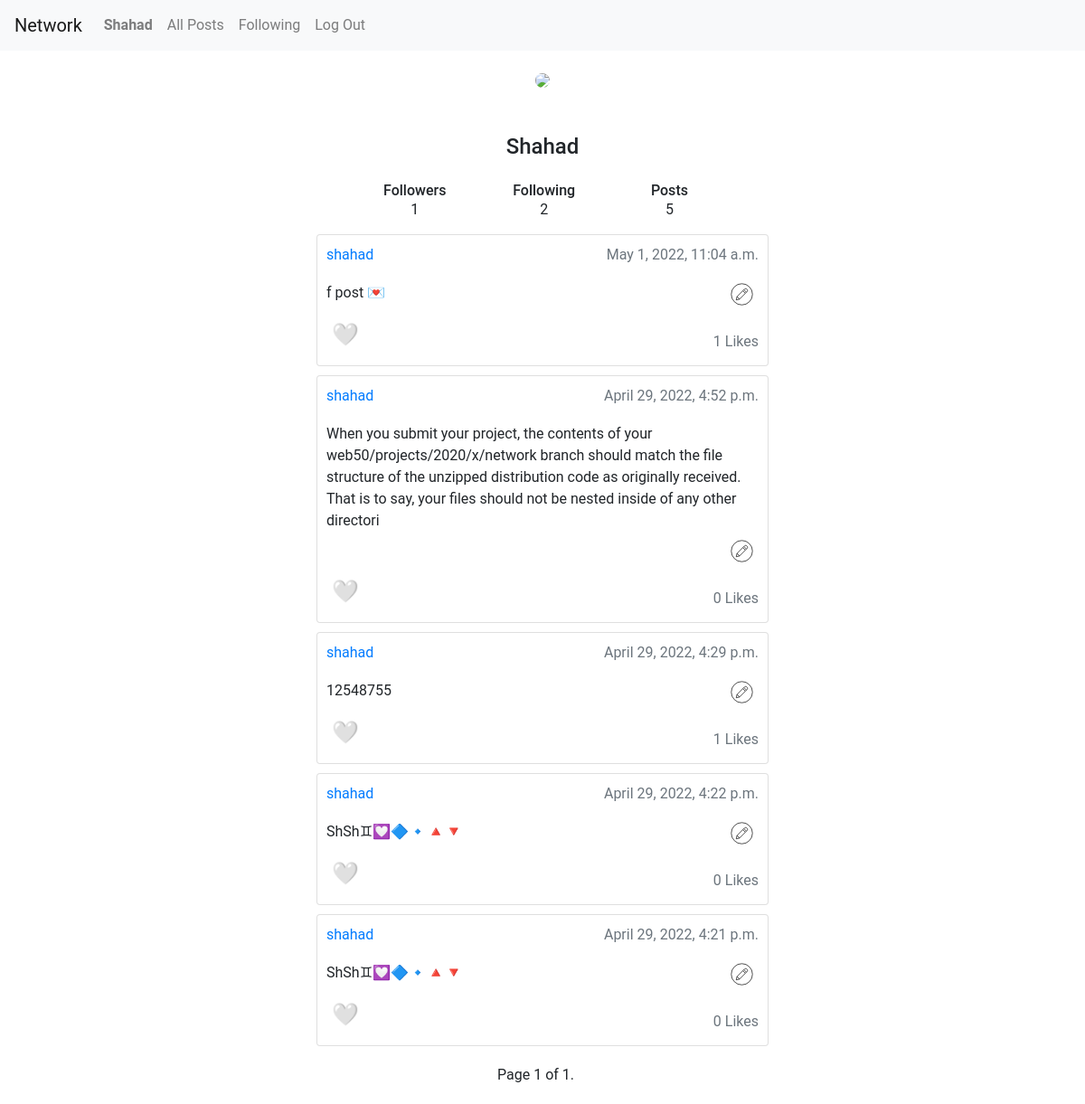
The page /profile/shahad (signed in) on the database its author committed.
### network/models.py (models this page shows, shortened)
class User(AbstractUser):
    pass

class Post(models.Model):
    user = models.ForeignKey(User, on_delete=models.CASCADE, related_name="post")
    post = models.CharField(max_length=255)
    time_stamp = models.DateTimeField(auto_now_add=True)
    like_count = models.IntegerField(default=0)

### network/views.py (the view, shortened to what this page needs)
# urls.py: path("profile/<str:u_name>", views.profile, name="profile"),
@login_required(login_url=login_view)
def profile(request, u_name):
    profile_u = User.objects.get(username=u_name)
    user = request.user
    status = ''
    follower_model = Follower.objects.filter(follower=user, following=profile_u)
    if follower_model.exists():
        status = 'unfollow'
    else:
        status = 'follow'
    posts = Post.objects.filter(user=profile_u).order_by('-time_stamp')
    followers = Follower.objects.filter(following=profile_u).count()
    followings = Follower.objects.filter(follower=profile_u).count()
    paginator = Paginator(posts, 10)
    page_number = request.GET.get('page')
    page_obj = paginator.get_page(page_number)
    return render(request, "network/profile.html", context={
        'posts': posts,
        'user': user,
        'profile_u': profile_u,
        'followers': followers,
        'followings': followings,
        'posts_count': posts.count(),
        'page_obj': page_obj,
        'status': status
    })

### network/templates/network/profile.html (shortened to what this page needs)
{% extends "network/layout.html" %}
{% load static %}
{% block body %}
    <div class="container col-4 " style="margin-top: 20px">
        <div class="user text-center">
            <div class="profile" style="margin-top: 10px"><img src="https://i.imgur.com/JgYD2nQ.jpg"
                                                               class="rounded-circle" width="150"></div>
        </div>
        <div class="mt-5 text-center">
            <h4 class="mb-0">{{ profile_u.username.capitalize }}</h4>
            <div class="d-flex justify-content-between align-items-center mt-4 px-4" style="margin-bottom: 15px">
                <div class="stats" style="margin-left: -15px">
                    <h6 class="mb-0">Followers</h6> <span>{{ followers }}</span>
                </div>
                <div class="stats" style="margin-left: -10px">
                    <h6 class="mb-0">Following</h6> <span>{{ followings }}</span>
                </div>
                <div class="stats">
                    <h6 class="mb-0">Posts</h6> <span>{{ posts_count }}</span>
                </div>
            </div>
        </div>
    </div>
    {% for post in page_obj.object_list %}
        <div class="container col-5 card" style="padding: 10px; margin-top: 10px">
            <div class="mb-1 text-primary float-left">
                {{ post.user.username }}
                <div class="mb-1 text-muted float-right">{{ post.time_stamp }}</div>
            </div>
            <div class="mb-1 float-left" style="margin-top: 10px">
                <div class="mb-2 card-text float-left" id="content_{{ post.id }}">{{ post.post }}</div>
                {% if post.user == user %}
                    <button onclick="show_edit({{ post.id }})" class="mb-1 float-right" type="button"
                            style="font-size: 24px; width:fit-content; border: none; background-color: transparent">
                    </button>
                {% endif %}
            </div>
            <div>
                {% if user in likes.user %}
                    <input type="button" data-user="{{ post.user.id }}" onclick="like({{ post.id }})" class="mb-1 float-left" id="like_{{ post.id }}"
                       value="❤"
                       style="font-size: 24px; width:fit-content; border: none; background-color: transparent"/>
                {% else %}
                    <input type="button" data-user="{{ post.user.id }}" onclick="like({{ post.id }})" class="mb-1 float-left" id="like_{{ post.id }}"
                       value="🤍"
                       style="font-size: 24px; width:fit-content; border: none; background-color: transparent"/>
                {% endif %}
                <div class="mb-1 text-muted float-right" id="like_count_{{ post.id }}" style="margin-top: 15px">
                    {{ post.like_count }} Likes
                </div>
            </div>
        </div>
    {% endfor %}
    <div class="pagination container text-center">
    <span class="step-links text-center container" style="margin-bottom: 20px; margin-top: 20px;">
        <span class="current">
            Page {{ page_obj.number }} of {{ page_obj.paginator.num_pages }}.
        </span>
    </span>
    </div>
{% endblock %}

### network/templates/network/layout.html (shortened to what this page needs)
{% load static %}
<!DOCTYPE html>
<html lang="en">
    <head>
        <link rel="stylesheet" href="https://stackpath.bootstrapcdn.com/bootstrap/4.4.1/css/bootstrap.min.css">
        <link href="{% static 'network/styles.css' %}" rel="stylesheet">
    </head>
    <body>
        <nav class="navbar navbar-expand-lg navbar-light bg-light">
            <a class="navbar-brand" href="{% url 'index' %}">Network</a>
            <div>
              <ul class="navbar-nav mr-auto">
                {% if user.is_authenticated %}
                    <li class="nav-item">
                        <a class="nav-link" href="{% url 'profile' user.username %}"><strong>{{ user.username.capitalize }}</strong></a>
                    </li>
                {% endif %}
                <li class="nav-item">
                  <a class="nav-link" href="{% url 'index' %}">All Posts</a>
                </li>
                {% if user.is_authenticated %}
                    <li class="nav-item">
                        <a class="nav-link" href="{% url 'following' %}">Following</a>
                    </li>
                    <li class="nav-item">
                        <a class="nav-link" href="{% url 'logout' %}">Log Out</a>
                    </li>
                {% endif %}
              </ul>
            </div>
          </nav>
        <div class="body">
            {% block body %}
            {% endblock %}
        </div>
    </body>
</html>

### network/static/network/styles.css (style rules this page uses)
body { font-family: "Roboto", "Lucida Grande", "DejaVu Sans", "Bitstream Vera Sans", Verdana, Arial, sans-serif; }

### rows shown on the page
User: username "Shahad"
Post: user.username "shahad", time_stamp "May 1, 2022, 11:04 a.m.", post "f post 💌", like_count "1"
Post: user.username "shahad", time_stamp "April 29, 2022, 4:52 p.m.", post "When you submit your project, the contents of your web50/projects/2020/x/network branch should match the file structure of the unzipped distribution code as originally received. That is to say, your files should not be nested inside of any other directori", like_count "0"
Post: user.username "shahad", time_stamp "April 29, 2022, 4:29 p.m.", post "12548755", like_count "1"
Post: user.username "shahad", time_stamp "April 29, 2022, 4:22 p.m.", post "ShSh♊💟🔷🔹🔺🔻", like_count "0"
Post: user.username "shahad", time_stamp "April 29, 2022, 4:21 p.m.", post "ShSh♊💟🔷🔹🔺🔻", like_count "0"

### other values the page prints
{{ followers }} "1"
{{ followings }} "2"
{{ posts_count }} "5"
{{ page_obj.number }} "1"
{{ page_obj.paginator.num_pages }} "1"
